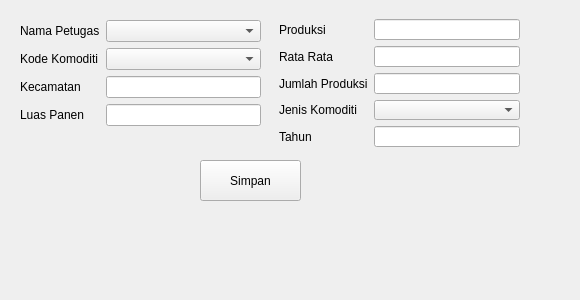
<?xml version="1.0" encoding="UTF-8"?>
<ui version="4.0">
 <class>Finputdataproduksi</class>
 <widget class="QWidget" name="Finputdataproduksi">
  <property name="geometry">
   <rect>
    <x>0</x>
    <y>0</y>
    <width>580</width>
    <height>300</height>
   </rect>
  </property>
  <property name="windowTitle">
   <string>Form</string>
  </property>
  <widget class="QWidget" name="formLayoutWidget">
   <property name="geometry">
    <rect>
     <x>20</x>
     <y>20</y>
     <width>241</width>
     <height>121</height>
    </rect>
   </property>
   <layout class="QFormLayout" name="formLayout">
    <item row="0" column="0">
     <widget class="QLabel" name="namaPetugasLabel_2">
      <property name="text">
       <string>Nama Petugas</string>
      </property>
     </widget>
    </item>
    <item row="0" column="1">
     <widget class="QComboBox" name="namaPetugasComboBox"/>
    </item>
    <item row="2" column="0">
     <widget class="QLabel" name="kecamatanLabel">
      <property name="text">
       <string>Kecamatan</string>
      </property>
     </widget>
    </item>
    <item row="2" column="1">
     <widget class="QLineEdit" name="kecamatanLineEdit"/>
    </item>
    <item row="3" column="0">
     <widget class="QLabel" name="luasPanenLabel">
      <property name="text">
       <string>Luas Panen</string>
      </property>
     </widget>
    </item>
    <item row="3" column="1">
     <widget class="QLineEdit" name="luasPanenLineEdit"/>
    </item>
    <item row="1" column="0">
     <widget class="QLabel" name="kodeKomoditiLabel">
      <property name="text">
       <string>Kode Komoditi</string>
      </property>
     </widget>
    </item>
    <item row="1" column="1">
     <widget class="QComboBox" name="kodeKomoditiComboBox"/>
    </item>
   </layout>
  </widget>
  <widget class="QWidget" name="formLayoutWidget_2">
   <property name="geometry">
    <rect>
     <x>279</x>
     <y>19</y>
     <width>241</width>
     <height>128</height>
    </rect>
   </property>
   <layout class="QFormLayout" name="formLayout_2">
    <item row="0" column="0">
     <widget class="QLabel" name="produksiLabel">
      <property name="text">
       <string>Produksi</string>
      </property>
     </widget>
    </item>
    <item row="0" column="1">
     <widget class="QLineEdit" name="produksiLineEdit"/>
    </item>
    <item row="1" column="0">
     <widget class="QLabel" name="rataRataLabel">
      <property name="text">
       <string>Rata Rata</string>
      </property>
     </widget>
    </item>
    <item row="1" column="1">
     <widget class="QLineEdit" name="rataRataLineEdit"/>
    </item>
    <item row="2" column="0">
     <widget class="QLabel" name="jumlahProduksiLabel">
      <property name="text">
       <string>Jumlah Produksi</string>
      </property>
     </widget>
    </item>
    <item row="2" column="1">
     <widget class="QLineEdit" name="jumlahProduksiLineEdit"/>
    </item>
    <item row="3" column="0">
     <widget class="QLabel" name="jenisKomoditiLabel">
      <property name="text">
       <string>Jenis Komoditi</string>
      </property>
     </widget>
    </item>
    <item row="3" column="1">
     <widget class="QComboBox" name="jenisKomoditiComboBox"/>
    </item>
    <item row="4" column="0">
     <widget class="QLabel" name="tahunLabel">
      <property name="text">
       <string>Tahun</string>
      </property>
     </widget>
    </item>
    <item row="4" column="1">
     <widget class="QLineEdit" name="tahunLineEdit"/>
    </item>
   </layout>
  </widget>
  <widget class="QPushButton" name="btnSimpanDataProduksi">
   <property name="geometry">
    <rect>
     <x>200</x>
     <y>160</y>
     <width>101</width>
     <height>41</height>
    </rect>
   </property>
   <property name="text">
    <string>Simpan</string>
   </property>
  </widget>
 </widget>
 <resources/>
 <connections/>
</ui>
